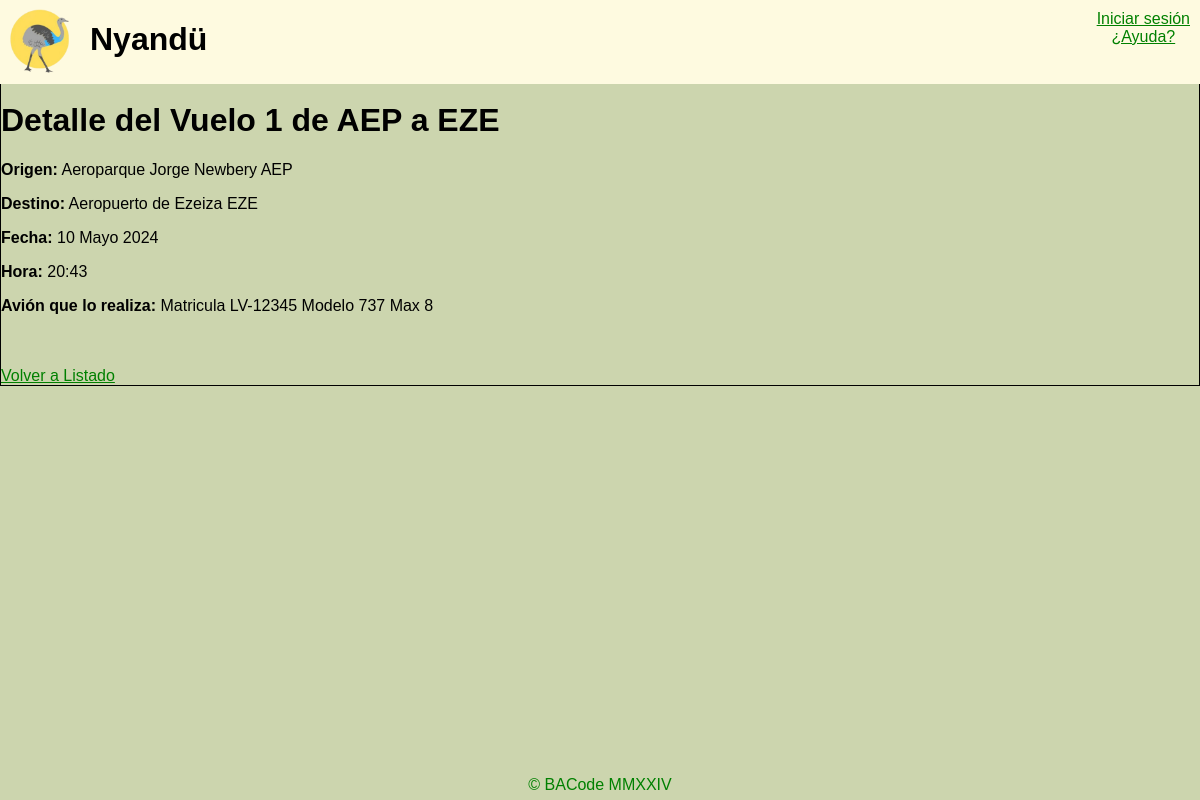
Screenshot of /nyandu/vuelos/1 with the database file from the repository.
### nyandu/models.py (models this page shows, shortened)
class Vuelo(models.Model):
    fecha_vuelo = models.DateField(blank=True, null=True, help_text="Día en que comienza el vuelo")
    hora_vuelo = models.TimeField(blank=True, null=True, help_text="Hora en que despega el vuelo")
    origen = models.ForeignKey(Aeropuerto, on_delete=models.CASCADE, help_text= "Aeropuerto donde sale el vuelo")
    destino = models.ForeignKey(Aeropuerto, on_delete=models.CASCADE, help_text= "Aeropuerto donde llega el vuelo", related_name="+")
    avion_vuelo = models.ForeignKey(Avion, on_delete=models.CASCADE, help_text= "Avión que realiza el vuelo")
    def __str__(self):
        return f"{self.id} de {self.origen.codigo_iata} a {self.destino.codigo_iata} "
    class Meta:
        verbose_name_plural = "Vuelos"

class Aeropuerto(models.Model):
    nombre = models.CharField(max_length=30, help_text= "Nombre del aeropuerto")
    codigo_iata = models.CharField(max_length=3, unique=True, help_text= "Código IATA del aeropuerto")
    provincia = models.ForeignKey(Provincia, on_delete=models.CASCADE, help_text= "Provincia donde está el aeropuerto")
    def __str__(self):
        return f"{self.nombre} {self.codigo_iata}"
    class Meta:
        verbose_name_plural = "Aeropuertos"

class Avion(models.Model):
    matricula = models.CharField(max_length=30, help_text= "Matricula del avión")
    capacidad = models.PositiveSmallIntegerField(help_text= "Capacidad de pasajeros del avión")
    autonomia = models.PositiveIntegerField(help_text= "Autonomía del avión volando en línea recta a velocidad crucero, se expresa en millas")
    modelo = models.ForeignKey(Modelo, on_delete=models.CASCADE, help_text= "Fabricante del modelo de avión")
    def __str__(self):
        return f"Matricula {self.matricula} Modelo {self.modelo.nombre}"
    class Meta:
        verbose_name_plural = "Aviones"

class Modelo(models.Model):
    nombre = models.CharField(max_length=30, help_text= "Nombre del modelo de avión")
    fabricante = models.ForeignKey(Fabricante, on_delete=models.CASCADE, help_text= "Fabricante del modelo de avión")
    class Meta:
        verbose_name_plural = "Modelos"

### nyandu/views.py (the view)
# urls.py: path('vuelos/<int:pk>', views.VueloDetailView.as_view(), name='vuelo-detail'),
class VueloDetailView(generic.DetailView):
    model = Vuelo

### nyandu/templates/nyandu/vuelo_detail.html
{% extends "nyandu/base.html" %}
{% block content %}
{% load static %}
<link rel="stylesheet" href="{% static 'nyandu/style.css' %}">
<div>
    <h1>Detalle del Vuelo {{ vuelo }}</h1>
    <p><strong>Origen:</strong> {{ vuelo.origen }}</p>
    <p><strong>Destino:</strong> {{ vuelo.destino }}</p>
    <p><strong>Fecha:</strong> {{ vuelo.fecha_vuelo }}</p>
    <p><strong>Hora:</strong> {{ vuelo.hora_vuelo }}</p>
    <p><strong>Avión que lo realiza:</strong> {{ vuelo.avion_vuelo }}</p>
    <br>
    <br>
    <a href="{% url 'vuelos' %}">Volver a Listado</a>
</div>
{% endblock %}

### static/nyandu/style.css (style rules this page uses)
a { color: green; }
body { align-items: center; justify-content: center; font-family: Arial, Helvetica, sans-serif; background-color: #CCD5AE; margin: 0; }

### rows the page displays
Vuelo: id+origen+destino "1 de AEP a EZE", origen "Aeroparque Jorge Newbery AEP", destino "Aeropuerto de Ezeiza EZE", fecha_vuelo "10 Mayo 2024", hora_vuelo "20:43", avion_vuelo "Matricula LV-12345 Modelo 737 Max 8"
